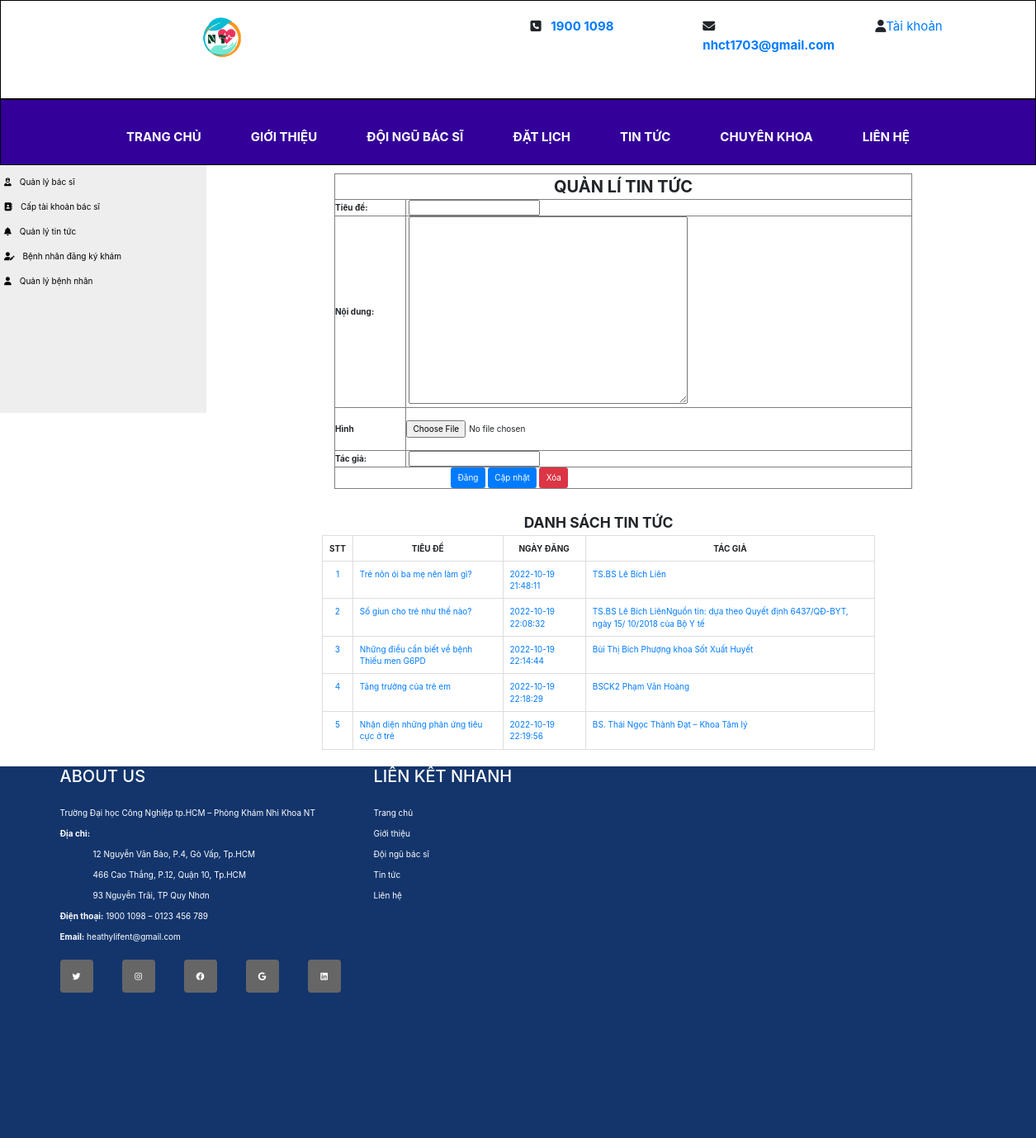
Page /clinic/admin/qltintuc.php (signed in) on the committed database.
### tables this page shows
CREATE TABLE `tintuc` (
  `id_tintuc` int(10) UNSIGNED NOT NULL,
  `tieude` varchar(300) NOT NULL,
  `noidung` text NOT NULL,
  `hinhanh` varchar(100) NOT NULL,
  `ngaydang` datetime NOT NULL DEFAULT current_timestamp(),
  `tacgia` varchar(100) NOT NULL,
  `id_admin` int(11) NOT NULL
);

### clinic/class/clsadmin.php (called while the page is built, shortened)
<?php
class quantrivien
{
    function connect()
    {
        $con = mysqli_connect("localhost","root","","doan2");
        if(!$con)
        {
            echo'Không kết nối cơ sở liệu!';
            exit();
        }
        else
        {
           mysqli_set_charset($con,"utf8");
           return $con;
        }
    }
    function laycot($sql)
    {
        $link = $this->connect();
        $ketqua = mysqli_query($link,$sql);
        $i=mysqli_num_rows($ketqua);
        $giatri ='';
        return $giatri;
    }
}
?>

### clinic/admin/qltintuc.php (the view, shortened to what this page needs)
<?php
include("../class/clsadmin.php");
$p = new quantrivien();
$layid=0;
?>
<!DOCTYPE html>
<html lang="en">
<head>
    <link rel="stylesheet" href="../css/bootstrap.css">
</head>
<body>
    <?php include("header2.php"); ?>
    <?php include("menu2.php"); ?>
    <nav>
    <ul>
            <li><a href="qlbacsi.php"><i class="fa fa-user-nurse"></i>&emsp;Quản lý bác sĩ</a></li>
            <li><a href="themTKbacsi.php"><i class="fa fa-address-book"></i>&emsp;Cấp tài khoản bác sĩ</a></li>
            <li><a href="qltintuc.php"><i class="fa fa-bell"></i>&emsp;Quản lý tin tức</a></li>
            <li><a href="xemBNdki2.php"><i class="fa fa-user-pen"></i>&emsp;Bệnh nhân đăng ký khám</a></li>
            <li><a href="qlbenhnhan2.php"><i class="fa fa-user"></i>&emsp;Quản lý bệnh nhân</a></li>
         </ul>
    </nav>
    <section>
    <div class="col-md-6" style="margin-left: 50px;">
       <form method="post" action="" enctype="multipart/form-data" id="form8" name="form8" >
           <table style="margin-left: 80px;" width="700" class="pt-5" border="1" cellpadding="5" cellspacing="0">
   <tr>
     <td colspan="2" class="text-center" style="font-weight:bold; font-size:20px;">QUẢN LÍ TIN TỨC</td>
   </tr>
  <tr>
     <td><b>Tiêu đề:</b></td>
     <td><label for="tieude"></label>
     <input type="text" name="txttieude" id="txttieude" value="<?php
        echo $p->laycot("select tieude from tintuc where id_tintuc='$layid'");
        ?>" />
     </td>
   </tr>
   <tr>
     <td><b>Nội dung:</b></td>
     <td><label for="textarea"></label>
     <textarea name="txtnoidung" id="txtnoidung" cols="50" rows="15">
    <?php
        echo $p->laycot("select noidung from tintuc where id_tintuc='$layid'");
        ?>
        </textarea></td>
   </tr>
   <tr>
     <td><b>Hình</b></td>
     <td><label for="fileField"></label>
     <input type="file" name="myfile" id="myfile" value="<?php
        echo $p->laycot("select hinhanh from tintuc where id_tintuc='$layid'");
        ?>"/>
        <input type="hidden" name="txtid" id="txtid" value="<?php echo $layid;?>" /></td>
   </tr>
   <tr>
     <td><b>Tác giả:</b></td>
     <td><label for="textfield2"></label>
     <input type="text" name="txttacgia" id="txttacgia" value="<?php
        echo $p->laycot("select tacgia from tintuc where id_tintuc='$layid'");
        ?>" />
        </td>
   </tr>
   <tr>
     <td colspan="2" style="position:relative; right:-140px">
      <input type="submit" name="nutthem" id="button" class="btn btn-primary" value="Đăng">
       <input type="submit" name="nutupdate" id="nut" class="btn btn-primary" value="Cập nhật" />
       <input type="submit" name="nutxoa" id="nut" class="btn btn-danger" value="Xóa" />
     </td>
   </tr>
 </table>
 <br> <br>
 <div class="information">
            <div class="container" style="width:700px; margin-left:50px;">
                <h3 style="text-align: center;font-weight: bold">DANH SÁCH TIN TỨC</h3>
                <?php
                   $link = $p->connect();
                   $sql = "select * from tintuc";
                   $ketqua = mysqli_query($link,$sql);
                   $i = mysqli_num_rows($ketqua);
                   if($i>0)
                   {
                       echo'  <table class="table table-bordered te">
                           <tr style="text-align: center;font-weight: bold">
                                <th>STT</th>
                                <th scope="col">TIÊU ĐỀ</th>
                                <th>NGÀY ĐĂNG</th>
                                <th>TÁC GIẢ</th>
                           </tr>
                       ';
                       $dem = 1;
                       while($row = mysqli_fetch_array($ketqua))
                       {
                           $id_tintuc = $row['id_tintuc'];
                           $td = $row['tieude'];
                           $ngaydang = $row['ngaydang'];
                           $tacgia = $row['tacgia'];
                           echo '
                               <tr>
                                   <td style="text-align: center;"><a href="?id='.$id_tintuc.'">'.$dem.'</td>
                                   <td><a href="?id='.$id_tintuc.'">'.$td.'</td>
                                   <td><a href="?id='.$id_tintuc.'">'.$ngaydang.'</td>
                                   <td><a href="?id='.$id_tintuc.'">'.$tacgia.'</td>
                               </tr>';
                           $dem++;
                       }
                       echo'</table>';
                    }
               ?>
            </div>
        </div>
    </div>
    </section>
    <footer>
    <?php include("footer1.php");?>
    </footer>
    </body>
    </html>

### clinic/admin/qltintuc.php (style rules this page uses)
nav { line-height:30px; background-color: #eeeeee; height:300px; width:250px; float:left; padding:5px; }
section { width:350px; float:left; padding:10px; }
footer { clear:both; }
table tr,td { padding: 5px; }
nav ul li a { color: black; }

### clinic/admin/menu2.php (style rules this page uses)
* { margin: 0; padding: 0; box-sizing: border-box; }

### rows in the picture
tintuc: tieude "Trẻ nôn ói ba mẹ nên làm gì?", ngaydang "2022-10-19 21:48:11", tacgia "TS.BS Lê Bích Liên"
tintuc: tieude "Sổ giun cho trẻ như thế nào?", ngaydang "2022-10-19 22:08:32", tacgia "TS.BS Lê Bích LiênNguồn tin: dựa theo Quyết định 6437/QĐ-BYT, ngày 15/ 10/2018 của Bộ Y tế"
tintuc: tieude "Những điều cần biết về bệnh Thiếu men G6PD", ngaydang "2022-10-19 22:14:44", tacgia "Bùi Thị Bích Phượng khoa Sốt Xuất Huyết"
tintuc: tieude "Tăng trưởng của trẻ em", ngaydang "2022-10-19 22:18:29", tacgia "BSCK2 Phạm Văn Hoàng"
tintuc: tieude "Nhận diện những phản ứng tiêu cực ở trẻ", ngaydang "2022-10-19 22:19:56", tacgia "BS. Thái Ngọc Thành Đạt – Khoa Tâm lý"
